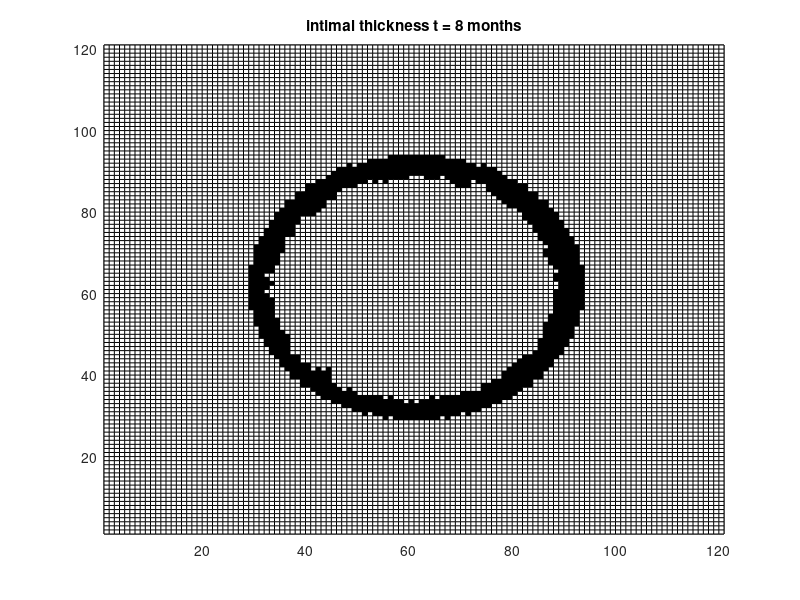

Reproduce this figure in MATLAB.
clear variables
close all
clc

load data8

% Isolate the graft from lumen/external support
for ii=1:121
    for jj=1:121
        
        if type_cell(ii,jj)~=0,
            type_cell(ii,jj) = 1;
        end
        
    end
end
clear ii jj

% Initialize the medial layer
intima_temp = type_cell+lamina; % intimal chucnk = 0
intima = zeros(121,121);

for ii=1:121,
    for jj=1:121,
        
        if intima_temp(ii,jj) == 0,
            intima(ii,jj) = 0;
        else
            intima(ii,jj) = 1;
        end
        
    end
end
clear ii jj

figure(1)
pcolor(intima)
colormap(gray(2))
title('intimal thickness t = 8 months')



